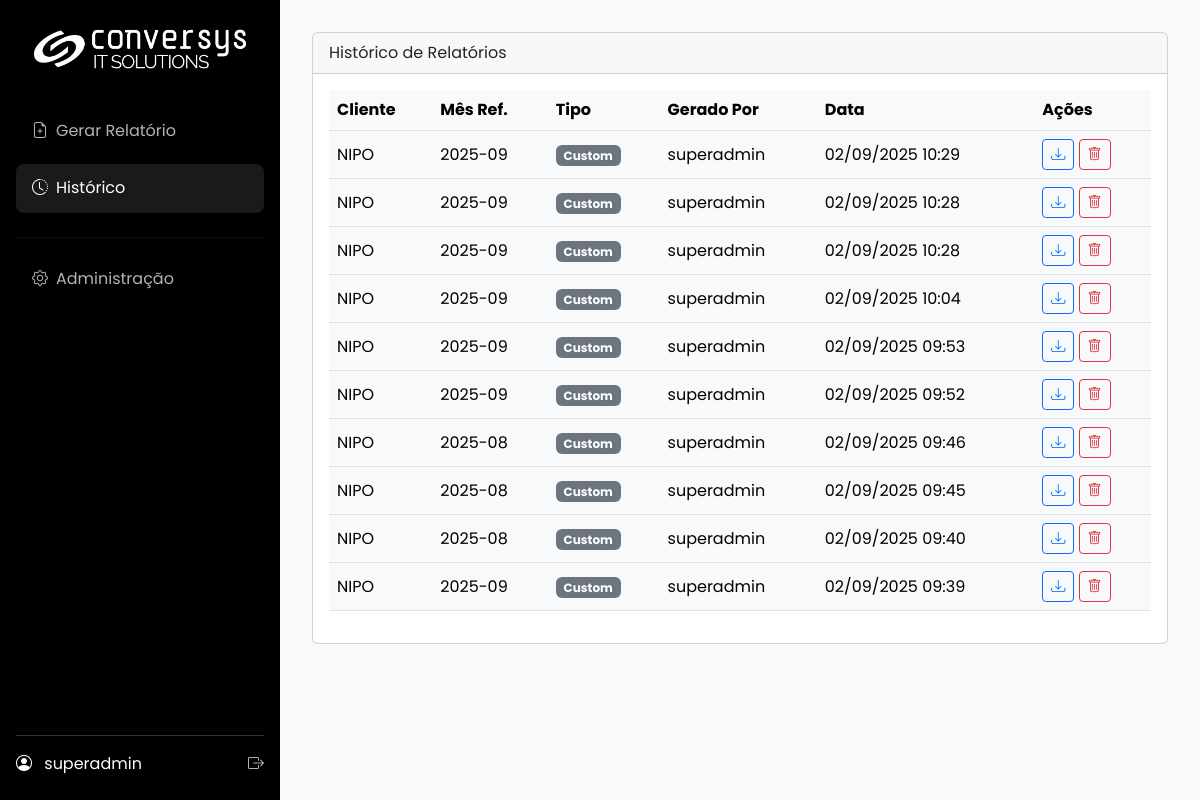
The app's page /history (signed in), older data.
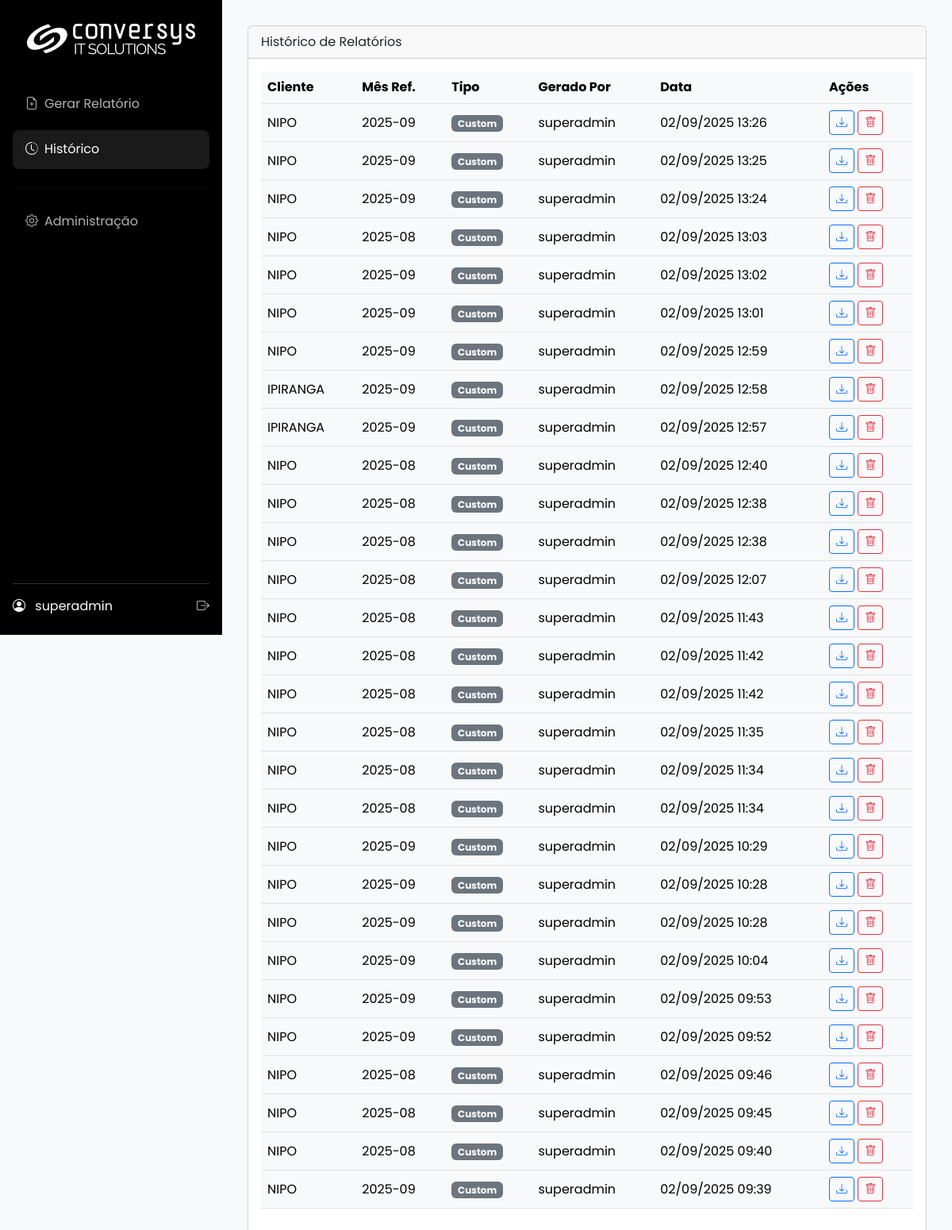
The same page, newer data.
### app/models.py (models this page shows, shortened)
class Report(db.Model):
    id = db.Column(db.Integer, primary_key=True)
    filename = db.Column(db.String(255), unique=True, nullable=False)
    file_path = db.Column(db.String(255), nullable=False)
    created_at = db.Column(db.DateTime, default=dt.datetime.utcnow)
    reference_month = db.Column(db.String(7), nullable=False)
    user_id = db.Column(db.Integer, db.ForeignKey('user.id'), nullable=False)
    client_id = db.Column(db.Integer, db.ForeignKey('client.id'), nullable=False)
    report_type = db.Column(db.String(50), default='custom', nullable=False)

class Client(db.Model):
    id = db.Column(db.Integer, primary_key=True)
    name = db.Column(db.String(100), nullable=False, unique=True)
    zabbix_url = db.Column(db.String(255), nullable=False)
    zabbix_user = db.Column(db.String(100), nullable=False)
    zabbix_password = db.Column(db.String(255), nullable=False)
    sla_contract = db.Column(db.Float, nullable=False, default=99.9)
    logo_path = db.Column(db.String(255))
    reports = db.relationship('Report', backref='client', lazy='dynamic')
    users = db.relationship('User', secondary=user_client_association, back_populates='clients')
    zabbix_groups = db.relationship('ClientZabbixGroup', backref='client', lazy='dynamic', cascade="all, delete-orphan")

class User(UserMixin, db.Model):
    id = db.Column(db.Integer, primary_key=True)
    username = db.Column(db.String(64), index=True, unique=True)
    email = db.Column(db.String(120), index=True, unique=True)
    password_hash = db.Column(db.String(256))
    role_id = db.Column(db.Integer, db.ForeignKey('role.id'))
    reports = db.relationship('Report', backref='user', lazy='dynamic')
    clients = db.relationship('Client', secondary=user_client_association, back_populates='users')
    def has_role(self, role_name):
        return self.role.name == role_name

### app/main/routes.py (the view)
@main.route('/history')
@login_required
def history():
    query = Report.query
    if current_user.has_role('client'):
        client_ids = [c.id for c in current_user.clients]
        query = query.filter(Report.client_id.in_(client_ids))
    reports = query.order_by(Report.created_at.desc()).all()
    return render_template('history.html', title="Histórico", reports=reports)

### app/__init__.py (called while the page is built)
@login_manager.user_loader
def load_user(user_id):
    from .models import User
    return db.session.get(User, int(user_id))

def _ensure_request_id():
    rid = getattr(g, "request_id", None)
    if not rid:
        rid = uuid.uuid4().hex
        g.request_id = rid
    return rid

### app/main/routes.py (called while the page is built, shortened)
@main.before_app_request
def before_request_func():
    cfg = SystemConfig.query.first()
    g.sys_config = cfg

### app/templates/history.html (shortened to what this page needs)
{% extends 'base.html' %}
{% block content %}
<div class="card">
    <div class="card-header">Histórico de Relatórios</div>
    <div class="card-body">
        <div class="table-responsive">
            <table class="table table-hover align-middle">
            <thead>
                <tr>
                    <th>Cliente</th>
                    <th>Mês Ref.</th>
                    <th>Tipo</th>
                    <th>Gerado Por</th>
                    <th>Data</th>
                    <th>Ações</th>
                </tr>
            </thead>
            <tbody>
            {% for report in reports %}
            <tr>
                <td>{{ report.client.name }}</td>
                <td>{{ report.reference_month }}</td>
                <td><span class="badge bg-secondary">{{ report.report_type.replace('_', ' ')|title }}</span></td>
                <td>{{ report.user.username }}</td>
                <td>{{ report.created_at.strftime('%d/%m/%Y %H:%M') }}</td>
                <td>
                    <a href="{{ url_for('main.download_report', report_id=report.id) }}" class="btn btn-sm btn-outline-primary" title="Baixar Novamente">
                        <i class="bi bi-download"></i>
                    </a>
                    <button class="btn btn-sm btn-outline-danger" title="Excluir Relatório" onclick="confirmDelete('{{ url_for('main.delete_report', report_id=report.id) }}')">
                        <i class="bi bi-trash"></i>
                    </button>
                </td>
            </tr>
            {% else %}
            <tr><td colspan="6" class="text-center text-muted p-4">Nenhum relatório no histórico.</td></tr>
            {% endfor %}
            </tbody>
            </table>
        </div>
    </div>
</div>
{% endblock %}

Row changes from the older to the newer data that the page shows:
added Report: client.name "NIPO", reference_month "2025-09", report_type.replace "Custom", user.username "superadmin", created_at "02/09/2025 13:26"
added Report: client.name "NIPO", reference_month "2025-09", report_type.replace "Custom", user.username "superadmin", created_at "02/09/2025 13:25"
added Report: client.name "NIPO", reference_month "2025-09", report_type.replace "Custom", user.username "superadmin", created_at "02/09/2025 13:24"
added Report: client.name "NIPO", reference_month "2025-08", report_type.replace "Custom", user.username "superadmin", created_at "02/09/2025 13:03"
added Report: client.name "NIPO", reference_month "2025-09", report_type.replace "Custom", user.username "superadmin", created_at "02/09/2025 13:02"
added Report: client.name "NIPO", reference_month "2025-09", report_type.replace "Custom", user.username "superadmin", created_at "02/09/2025 13:01"
added Report: client.name "NIPO", reference_month "2025-09", report_type.replace "Custom", user.username "superadmin", created_at "02/09/2025 12:59"
added Report: client.name "IPIRANGA", reference_month "2025-09", report_type.replace "Custom", user.username "superadmin", created_at "02/09/2025 12:58"
added Report: client.name "IPIRANGA", reference_month "2025-09", report_type.replace "Custom", user.username "superadmin", created_at "02/09/2025 12:57"
added Report: client.name "NIPO", reference_month "2025-08", report_type.replace "Custom", user.username "superadmin", created_at "02/09/2025 12:40"
added Report: client.name "NIPO", reference_month "2025-08", report_type.replace "Custom", user.username "superadmin", created_at "02/09/2025 12:38"
added Report: client.name "NIPO", reference_month "2025-08", report_type.replace "Custom", user.username "superadmin", created_at "02/09/2025 12:38"
added Report: client.name "NIPO", reference_month "2025-08", report_type.replace "Custom", user.username "superadmin", created_at "02/09/2025 12:07"
added Report: client.name "NIPO", reference_month "2025-08", report_type.replace "Custom", user.username "superadmin", created_at "02/09/2025 11:43"
added Report: client.name "NIPO", reference_month "2025-08", report_type.replace "Custom", user.username "superadmin", created_at "02/09/2025 11:42"
added Report: client.name "NIPO", reference_month "2025-08", report_type.replace "Custom", user.username "superadmin", created_at "02/09/2025 11:42"
added Report: client.name "NIPO", reference_month "2025-08", report_type.replace "Custom", user.username "superadmin", created_at "02/09/2025 11:35"
added Report: client.name "NIPO", reference_month "2025-08", report_type.replace "Custom", user.username "superadmin", created_at "02/09/2025 11:34"
added Report: client.name "NIPO", reference_month "2025-08", report_type.replace "Custom", user.username "superadmin", created_at "02/09/2025 11:34"
